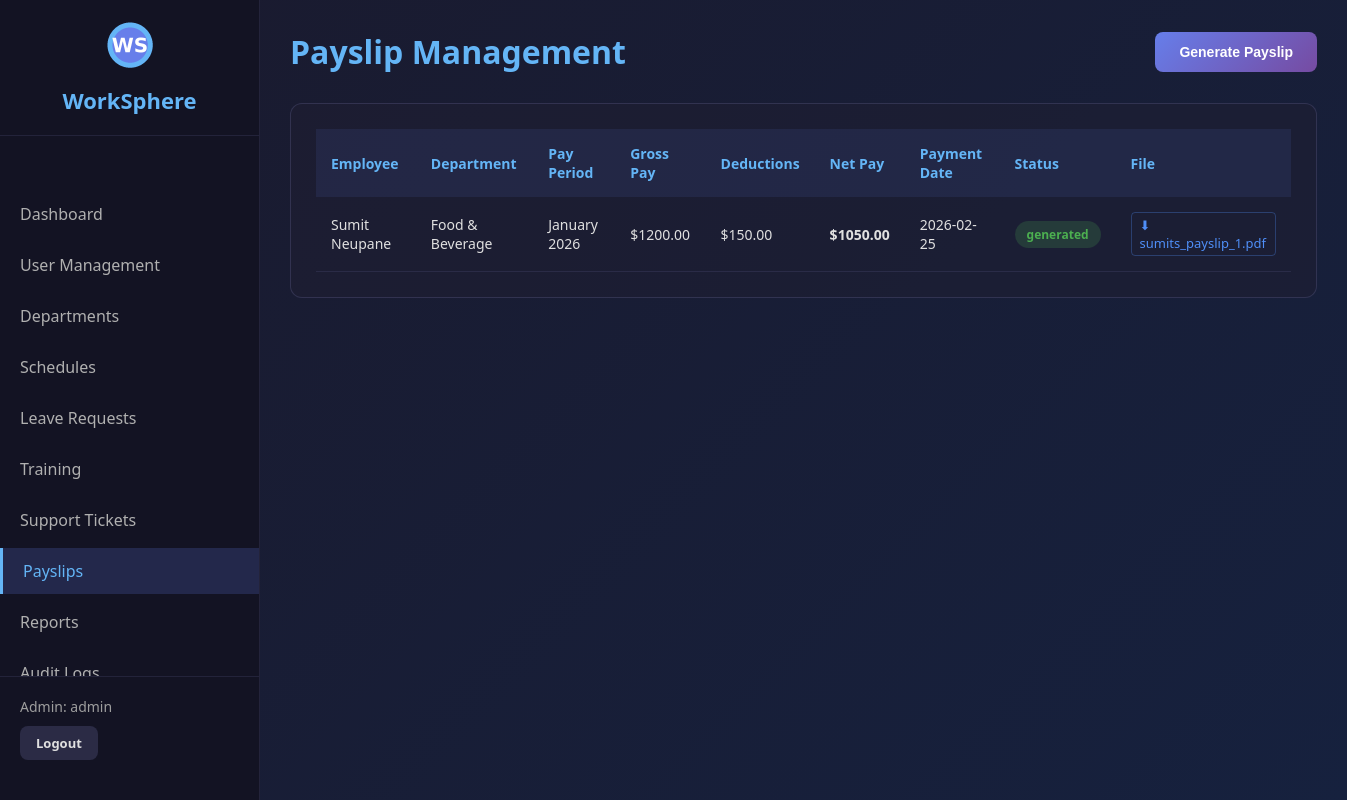
The app's page /admin/payslips (signed in) with its own data.
### tables this page shows
CREATE TABLE payslips (
            id INTEGER PRIMARY KEY AUTOINCREMENT,
            user_id INTEGER NOT NULL,
            pay_period TEXT NOT NULL,
            gross_pay REAL NOT NULL,
            deductions REAL DEFAULT 0,
            net_pay REAL NOT NULL,
            payment_date TEXT,
            status TEXT DEFAULT 'generated',
            file_path TEXT,
            created_by INTEGER,
            created_at TIMESTAMP DEFAULT CURRENT_TIMESTAMP, file_name TEXT,
            FOREIGN KEY (user_id) REFERENCES users (id)
        );

CREATE TABLE users (
            id INTEGER PRIMARY KEY AUTOINCREMENT,
            username TEXT UNIQUE NOT NULL,
            email TEXT UNIQUE NOT NULL,
            password TEXT NOT NULL,
            role TEXT NOT NULL,
            full_name TEXT NOT NULL,
            department_id INTEGER,
            phone TEXT,
            address TEXT,
            hire_date TEXT,
            status TEXT DEFAULT 'active',
            mfa_enabled INTEGER DEFAULT 0,
            mfa_secret TEXT,
            created_at TIMESTAMP DEFAULT CURRENT_TIMESTAMP
        );

CREATE TABLE departments (
            id INTEGER PRIMARY KEY AUTOINCREMENT,
            name TEXT UNIQUE NOT NULL,
            description TEXT,
            manager_id INTEGER,
            created_at TIMESTAMP DEFAULT CURRENT_TIMESTAMP
        );

### app.py (the view)
@app.route('/admin/payslips')
@admin_required
def admin_payslips():
    conn = get_db()
    cursor = conn.cursor()
    payslips = cursor.execute('''
        SELECT p.*, u.full_name as employee_name, d.name as department_name
        FROM payslips p
        JOIN users u ON p.user_id = u.id
        LEFT JOIN departments d ON u.department_id = d.id
        ORDER BY p.created_at DESC
    ''').fetchall()
    users = cursor.execute('SELECT id, full_name FROM users WHERE role = "employee" AND status = "active" ORDER BY full_name').fetchall()
    return render_template('admin_payslips.html', payslips=payslips, users=users)

### app.py (called while the page is built)
def get_db():
    if 'db' not in g:
        g.db = sqlite3.connect(
            DATABASE,
            timeout=20,                   # wait up to 20s if locked
            check_same_thread=False
        )
        g.db.row_factory = sqlite3.Row
        g.db.execute("PRAGMA journal_mode=WAL")    # WAL allows concurrent reads
        g.db.execute("PRAGMA busy_timeout=20000")  # 20s busy timeout at SQLite level
    return g.db

def admin_required(f):
    @wraps(f)
    def decorated_function(*args, **kwargs):
        if 'user_id' not in session:
            flash('Please login to access this page', 'error')
            return redirect('/login')
        if session.get('actual_role') != 'admin':
            flash('Admin access required', 'error')
            return redirect('/employee/dashboard')
        return f(*args, **kwargs)
    return decorated_function

### templates/admin_payslips.html (shortened to what this page needs)
<!DOCTYPE html>
<html lang="en">
<head>
    <link rel="stylesheet" href="/static/css/style.css">
</head>
<body>
    <div class="dashboard-container">
        <nav class="sidebar">
            <div class="logo-container">
                <img src="/static/images/logo.png" alt="WorkSphere Logo" class="logo-small">
                <h2>WorkSphere</h2>
            </div>
            <ul class="nav-menu">
                <li><a href="/admin/dashboard">Dashboard</a></li>
                <li><a href="/admin/users">User Management</a></li>
                <li><a href="/admin/departments">Departments</a></li>
                <li><a href="/admin/schedules">Schedules</a></li>
                <li><a href="/admin/leave-requests">Leave Requests</a></li>
                <li><a href="/admin/training">Training</a></li>
                <li><a href="/admin/support">Support Tickets</a></li>
                <li class="active"><a href="/admin/payslips">Payslips</a></li>
                <li><a href="/admin/reports">Reports</a></li>
                <li><a href="/admin/audit-logs">Audit Logs</a></li>
            </ul>
            <div class="user-info">
                <p>Admin: {{ session.username }}</p>
                <a href="/logout" class="btn btn-secondary btn-sm">Logout</a>
            </div>
        </nav>
        <main class="main-content">
            <header class="page-header">
                <h1>Payslip Management</h1>
                <button onclick="document.getElementById('generateModal').style.display='block'" class="btn btn-primary">Generate Payslip</button>
            </header>
            <div class="section">
                <table class="data-table">
                    <thead>
                        <tr>
                            <th>Employee</th>
                            <th>Department</th>
                            <th>Pay Period</th>
                            <th>Gross Pay</th>
                            <th>Deductions</th>
                            <th>Net Pay</th>
                            <th>Payment Date</th>
                            <th>Status</th>
                            <th>File</th>
                        </tr>
                    </thead>
                    <tbody>
                        {% for payslip in payslips %}
                        <tr>
                            <td>{{ payslip.employee_name }}</td>
                            <td>{{ payslip.department_name or 'N/A' }}</td>
                            <td>{{ payslip.pay_period }}</td>
                            <td>${{ "%.2f"|format(payslip.gross_pay) }}</td>
                            <td>${{ "%.2f"|format(payslip.deductions) }}</td>
                            <td><strong>${{ "%.2f"|format(payslip.net_pay) }}</strong></td>
                            <td>{{ payslip.payment_date }}</td>
                            <td><span class="badge badge-{{ payslip.status }}">{{ payslip.status }}</span></td>
                            <td>
                                {% if payslip.file_name %}
                                    <a href="/admin/download/payslip/{{ payslip.id }}" class="download-link">
                                        ⬇ {{ payslip.file_name }}
                                    </a>
                                {% else %}
                                    <span class="no-file">—</span>
                                {% endif %}
                            </td>
                        </tr>
                        {% endfor %}
                    </tbody>
                </table>
            </div>
        </main>
    </div>
</body>
</html>

### static/css/style.css (style rules this page uses)
* { margin: 0; padding: 0; box-sizing: border-box; }
body { font-family: 'Segoe UI', Tahoma, Geneva, Verdana, sans-serif; background: linear-gradient(135deg, #1a1a2e 0%, #16213e 100%); color: #e0e0e0; min-height: 100vh; }
.logo-container { text-align: center; margin-bottom: 30px; }
.btn { padding: 12px 24px; border: none; border-radius: 8px; cursor: pointer; font-size: 14px; font-weight: 600; transition: all 0.3s ease; text-decoration: none; display: inline-block; }
.btn-primary { background: linear-gradient(135deg, #667eea 0%, #764ba2 100%); color: white; }
.btn-secondary { background: rgba(100, 100, 150, 0.3); color: #e0e0e0; }
.btn-sm { padding: 8px 16px; font-size: 13px; }
.dashboard-container { display: flex; min-height: 100vh; }
.sidebar { width: 260px; background: rgba(20, 20, 35, 0.95); border-right: 1px solid rgba(100, 100, 150, 0.2); padding: 20px 0; position: fixed; height: 100vh; overflow-y: auto; display: flex; flex-direction: column; }
.logo-small { width: 50px; height: 50px; margin-bottom: 10px; }
.sidebar .logo-container { padding: 0 20px 20px 20px; border-bottom: 1px solid rgba(100, 100, 150, 0.2); flex-shrink: 0; }
.sidebar .logo-container h2 { color: #64b5f6; font-size: 22px; }
.nav-menu { list-style: none; padding: 20px 0; flex: 1; overflow-y: auto; }
.nav-menu li { margin: 5px 0; }
.nav-menu a { display: block; padding: 12px 20px; color: #b0b0b0; text-decoration: none; transition: all 0.3s ease; }
.nav-menu li.active a { background: rgba(100, 126, 234, 0.2); color: #64b5f6; border-left: 3px solid #64b5f6; }
.user-info { padding: 20px; border-top: 1px solid rgba(100, 100, 150, 0.2); background: rgba(20, 20, 35, 0.95); flex-shrink: 0; margin-top: auto; }
.user-info p { margin-bottom: 10px; font-size: 14px; color: #9e9e9e; }
.main-content { margin-left: 260px; flex: 1; padding: 30px; }
.page-header { display: flex; justify-content: space-between; align-items: center; margin-bottom: 30px; }
.page-header h1 { color: #64b5f6; font-size: 32px; }
.section { background: rgba(30, 30, 50, 0.6); border: 1px solid rgba(100, 100, 150, 0.3); border-radius: 12px; padding: 25px; margin-bottom: 30px; }
.data-table { width: 100%; border-collapse: collapse; }
.data-table thead { background: rgba(100, 126, 234, 0.1); }
.data-table th { padding: 15px; text-align: left; color: #64b5f6; font-weight: 600; font-size: 14px; }
.data-table td { padding: 15px; border-bottom: 1px solid rgba(100, 100, 150, 0.2); color: #e0e0e0; font-size: 14px; }
.badge { display: inline-block; padding: 5px 12px; border-radius: 20px; font-size: 12px; font-weight: 600; }
.badge-approved, .badge-active, .badge-assigned, .badge-success, .badge-generated { background: rgba(76, 175, 80, 0.2); color: #4caf50; }

### templates/admin_payslips.html (style rules this page uses)
.download-link { display: inline-flex; align-items: center; gap: 4px; color: #4f8ef7; font-size: 13px; text-decoration: none; padding: 3px 8px; border-radius: 4px; border: 1px solid rgba(79, 142, 247, 0.3); transition: all 0.2s; }

### records on screen
payslips: employee_name "Sumit Neupane", name "Food & Beverage", pay_period "January 2026", gross_pay "1200.00", deductions "150.00", net_pay "1050.00", payment_date "2026-02-25", status "generated", file_name "sumits_payslip_1.pdf"

### other values on screen
{{ session.username }} "admin"
